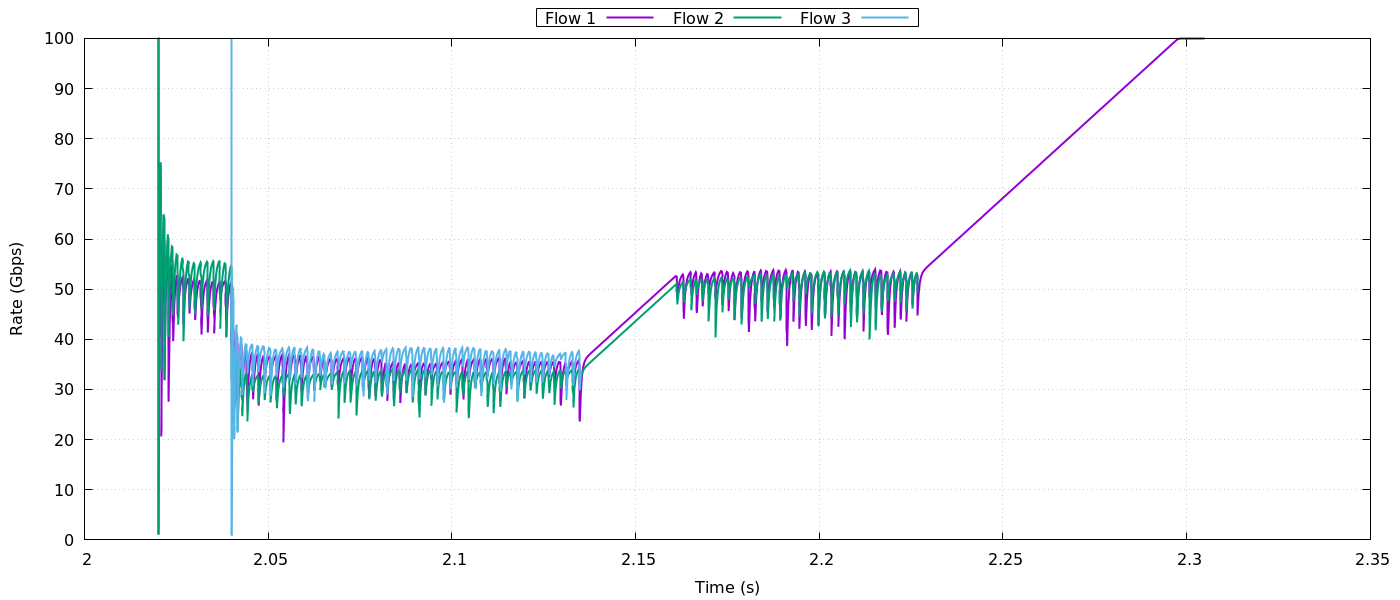

Generate this figure with gnuplot:
# dcqcn_rate_all.plt
PG = 3
SPORT = 10000
DIP = "0.1"
DPORT = 100
PREFIX = ""         # 若文件在 mix/log 下，改成 "mix/log/"

set term pngcairo size 1400,600
set output "dcqcn_rate_all.png"
#set datafile separator ","
set grid
set xlabel "Time (s)"
set ylabel "Rate (Gbps)"
set key outside top center horizontal box

plot for [nid=2:4] \
     sprintf("%sdcqcn_n%d_S0.%d-%d_D%s-%d_pg%d.csv", \
             PREFIX, nid, nid, SPORT, DIP, DPORT, PG) \
     using 1:9 with lines lw 2 title sprintf("Flow %d", nid-1)
